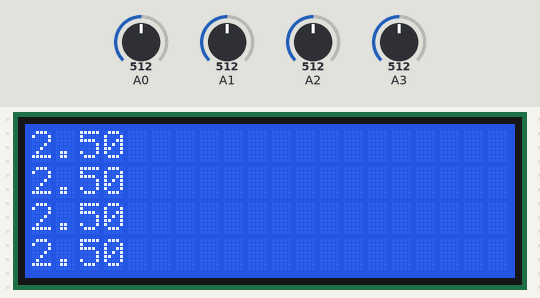
Recording of a sketch running on a simulated Arduino Uno, built with avr-gcc and run on an emulated ATmega328P. On the bench: 20×4 character LCD. The test bench sets the inputs (shaded band); at power-on: A0 = 512, A1 = 512, A2 = 512, A3 = 512.

Above: at 1.2 s.
1.3 s: A0 set to 716
2.8 s: A1 set to 716
At 3.8 s:
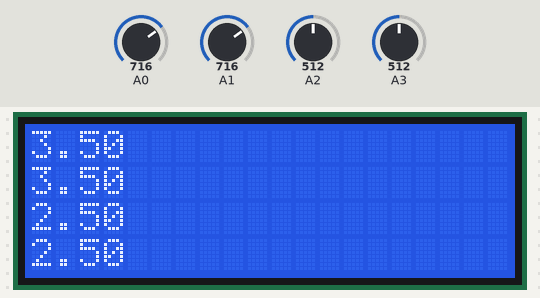
4.3 s: A2 set to 716
5.8 s: A3 set to 716
At 6.8 s:
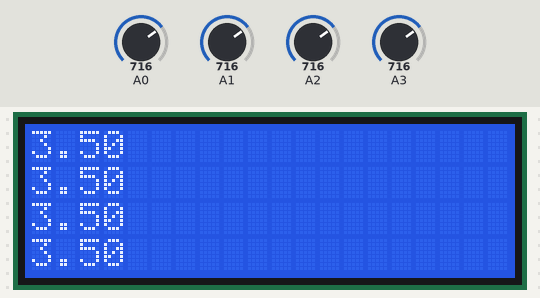
7.4 s: A0 set to 992
At 8.6 s:
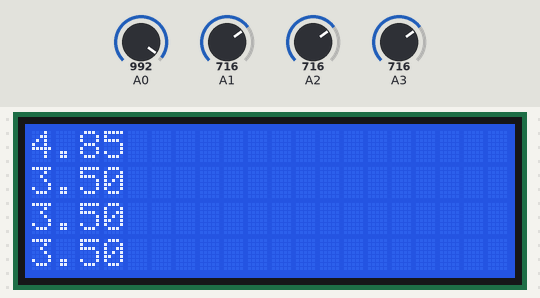
8.9 s: A1 set to 992
At 9.8 s:
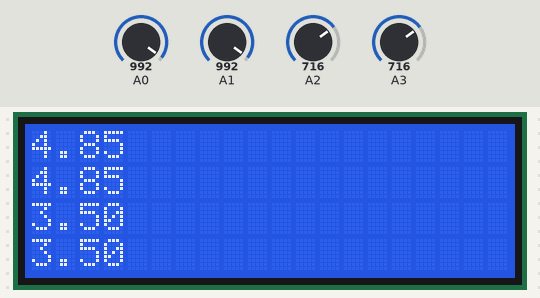
Timing chart, 0 to 11.4 s (numbered marks = the images above; inputs shaded):
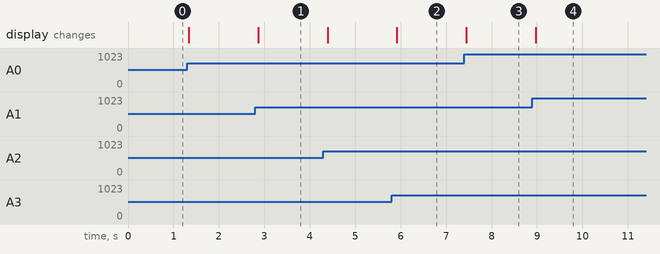

Measured:
- after the input at 2.8 s, the display: changes after 0.06 s (image 1)
- after the input at 5.8 s, the display: changes after 0.12 s (image 2)
- after the input at 7.4 s, the display: changes at once (image 3)
- after the input at 8.9 s, the display: changes after 0.07 s (image 4)

The sketch:

lcd.ino
```cpp
 #include<LiquidCrystal.h>
 LiquidCrystal LCD(6,7,5,3,4,2);
 int readValue;
float voltage;
 void setup() {
  // put your setup code here, to run once:
  LCD.begin(20,4);
  pinMode(A0,INPUT);
  pinMode(A1,INPUT);
  pinMode(A2,INPUT);
  pinMode(A3,INPUT);
  Serial.begin(9600);
}

void loop() {
  // put your main code here, to run repeatedly:

 readValue=analogRead(A0);
  voltage=(5./1023.)*readValue;
 LCD.setCursor(0,0);
  LCD.print(voltage);
  readValue=analogRead(A1);
  voltage=(5./1023.)*readValue;
 LCD.setCursor(0,1);
  LCD.print(voltage);
  readValue=analogRead(A2);
  voltage=(5./1023.)*readValue;
 LCD.setCursor(0,2);
  LCD.print(voltage);
  readValue=analogRead(A3);
  voltage=(5./1023.)*readValue;
 LCD.setCursor(0,3);
  LCD.print(voltage);

  delay(250);
}
```
